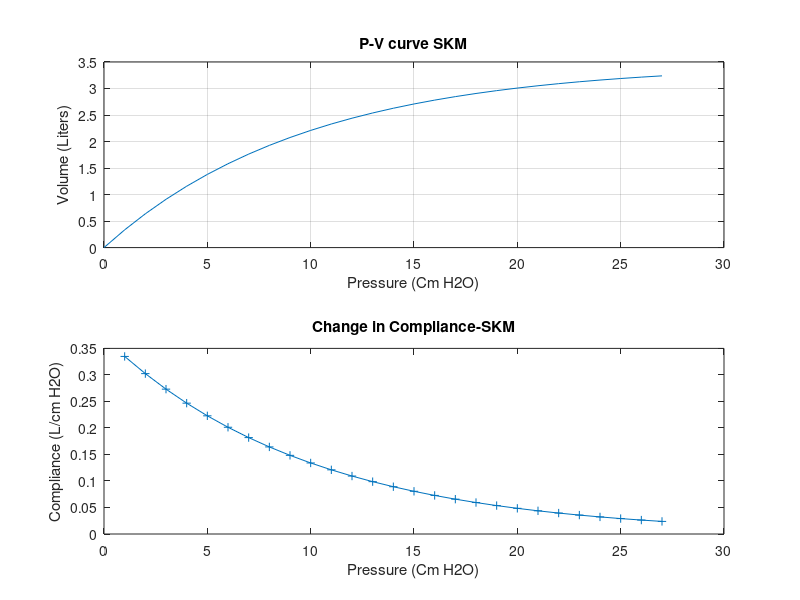

This figure's MATLAB source: (Note: this script raises an error after producing the figure.)
P=0:27;
h=6.81;
Vmax=3.46;
V=Vmax*(1-exp(-(P*log(2)/h)));
subplot(2,1,1)
plot(P,V)
xlabel("Pressure (Cm H2O)")
ylabel("Volume (Liters)")
title("P-V curve SKM")
grid on

C=zeros(1,27);
for i=0:26
    C(i+1)=(V(i+2)-V(i+1))/(P(i+2)-P(i+1));
end
subplot(2,1,2)
plot(P(2:end),C,"Marker","+")
xlabel("Pressure (Cm H2O)")
ylabel("Compliance (L/cm H2O)")
title("Change in Compliance-SKM")


hold on
C_skm=C_SKM(P,0.371,0.1018);
plot(P,C_skm)
grid on
plot(P(2:end),diff(V),"Marker","o")